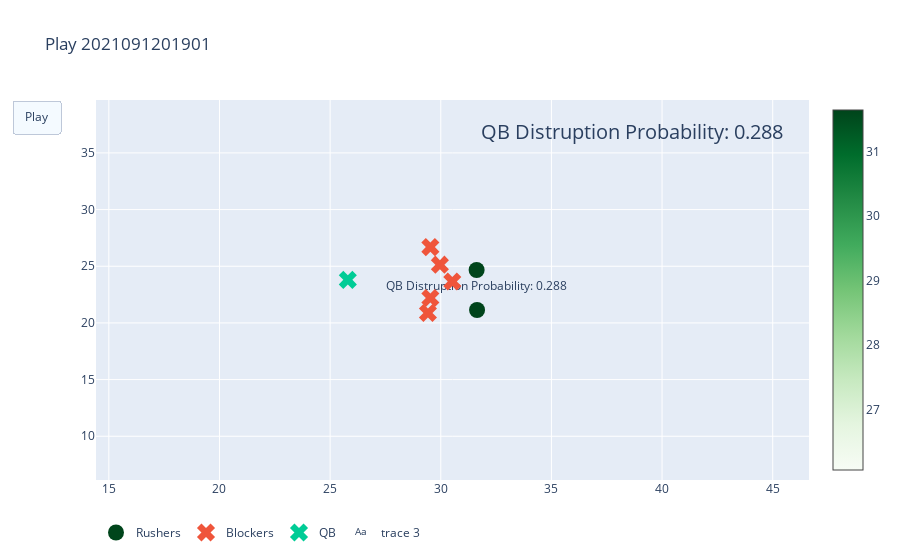

The cell this chart's notebook holds for it:
### Code cell
from __future__ import annotations
import plotly
import plotly.graph_objects as go
fig = go.Figure(
    data= start_frame,
    layout=layout_draw,
    frames=all_frame
)

fig.update_layout(legend=dict(orientation = "h"))  
fig.show()

### Figure 1 — Plotly figure (JSON) as saved in the notebook; plotly's stock layout.template omitted (floating-point values rounded to 4 significant figures)
{"data": [{"legendgroup": "Rushers", "marker": {"cmax": 31.64, "cmin": 26.07, "color": [31.62, 31.64], "colorscale": [[0, "rgb(247,252,245)"], [0.125, "rgb(229,245,224)"], [0.25, "rgb(199,233,192)"], [0.375, "rgb(161,217,155)"], [0.5, "rgb(116,196,118)"], [0.625, "rgb(65,171,93)"], [0.75, "rgb(35,139,69)"], [0.875, "rgb(0,109,44)"], [1, "rgb(0,68,27)"]], "showscale": true, "size": 16}, "mode": "markers+text", "name": "Rushers", "text": ["QB Distruption Probability: 0.288"], "textposition": "bottom center", "type": "scatter", "x": [31.62, 31.64], "y": [24.67, 21.14]}, {"legendgroup": "Blockers", "marker": {"size": 16, "symbol": "x"}, "mode": "markers", "name": "Blockers", "type": "scatter", "x": [29.53, 29.42, 29.96, 30.52, 29.53], "y": [22.2, 20.87, 25.14, 23.65, 26.69]}, {"legendgroup": "QB", "marker": {"size": 16, "symbol": "x"}, "mode": "markers", "name": "QB", "type": "scatter", "x": [25.8], "y": [23.8]}, {"mode": "text", "text": ["QB Distruption Probability: 0.288"], "textfont": {"size": 20}, "type": "scatter", "x": [38.64], "y": [36.67]}], "layout": {"legend": {"orientation": "h"}, "title": {"text": "Play 2021091201901"}, "updatemenus": [{"buttons": [{"args": [null, {"frame": {"duration": 200, "redraw": false}, "fromcurrent": true, "transition": {"duration": 0}}], "label": "Play", "method": "animate"}], "type": "buttons"}], "xaxis": {"autorange": false, "range": [14.42, 46.64]}, "yaxis": {"autorange": false, "range": [6.14, 39.67]}}}
